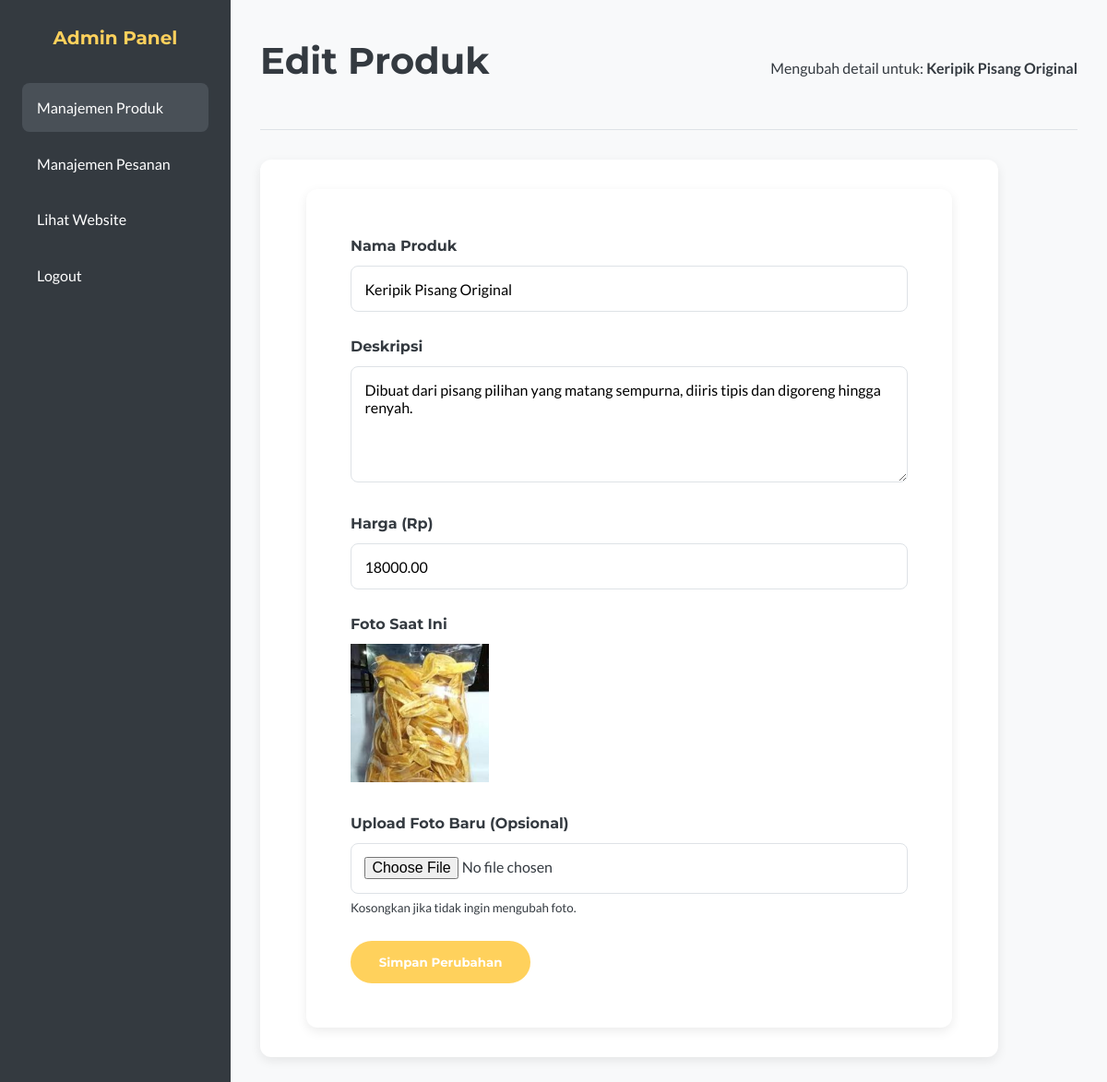
The page /admin/edit_produk.php?id=2 (signed in) on the database its author committed.
### tables this page shows
CREATE TABLE `products` (
  `id` int(11) NOT NULL,
  `name` varchar(255) NOT NULL,
  `description` text NOT NULL,
  `price` decimal(10,2) NOT NULL,
  `image` varchar(255) NOT NULL
);

### admin/edit_produk.php (the view, shortened to what this page needs)
<?php
include 'auth_check.php';
$product_id = (int)$_GET['id'];
$stmt = mysqli_prepare($koneksi, "SELECT * FROM products WHERE id = ?");
mysqli_stmt_bind_param($stmt, "i", $product_id);
mysqli_stmt_execute($stmt);
$result = mysqli_stmt_get_result($stmt);
$product = mysqli_fetch_assoc($result);
?>
<!DOCTYPE html>
<html lang="id">
<head>
    <link rel="stylesheet" href="../style.css">
    <link rel="stylesheet" href="admin_style.css">
</head>
<body>
    <div class="admin-wrapper">
        <div class="admin-sidebar">
            <h3>Admin Panel</h3>
            <ul>
                <li><a href="index.php" class="active">Manajemen Produk</a></li>
                <li><a href="pesanan.php">Manajemen Pesanan</a></li>
                <li><a href="../index.php" target="_blank">Lihat Website</a></li>
                <li><a href="../logout.php">Logout</a></li>
            </ul>
        </div>
        <div class="admin-content">
            <div class="admin-header">
                <h2>Edit Produk</h2>
                <p>Mengubah detail untuk: <strong><?php echo htmlspecialchars($product['name']); ?></strong></p>
            </div>
            <div class="form-container-admin">
                <form action="proses_edit_produk.php" method="POST" enctype="multipart/form-data" class="form-new">
                    <div class="form-group-new">
                        <label for="name">Nama Produk</label>
                        <input type="text" id="name" name="name" value="<?php echo htmlspecialchars($product['name']); ?>" required>
                    </div>
                    <div class="form-group-new">
                        <label for="description">Deskripsi</label>
                        <textarea id="description" name="description" rows="5" required><?php echo htmlspecialchars($product['description']); ?></textarea>
                    </div>
                    <div class="form-group-new">
                        <label for="price">Harga (Rp)</label>
                        <input type="number" id="price" name="price" value="<?php echo htmlspecialchars($product['price']); ?>" required>
                    </div>
                    <div class="form-group-new">
                        <label>Foto Saat Ini</label>
                        <div><img src="../<?php echo htmlspecialchars($product['image']); ?>" alt="" width="150"></div>
                    </div>
                    <div class="form-group-new">
                        <label for="image">Upload Foto Baru (Opsional)</label>
                        <input type="file" id="image" name="image">
                        <small>Kosongkan jika tidak ingin mengubah foto.</small>
                    </div>
                    <button type="submit" class="btn">Simpan Perubahan</button>
                </form>
            </div>
        </div>
    </div>
</body>
</html>

### style.css (style rules this page uses)
:root { --color-primary: #FFD15C; --color-secondary: #33AFFF; --color-bg: #F8F9FA; --color-text: #343A40; --color-white: #FFFFFF; --color-border: #DEE2E6; --color-error: #dc3545; --color-success: #28a745; --font-heading: 'Montserrat', sans-serif; --font-body: 'Lato', sans-serif; --shadow-soft: 0 4px 12px rgba(0, 0, 0, 0.08); --shadow-strong: 0 8px 24px rgba(0, 0, 0, 0.12); --border-radius: 12px; }
* { box-sizing: border-box; margin: 0; padding: 0; }
body { font-family: var(--font-body); background-color: var(--color-bg); color: var(--color-text); line-height: 1.7; font-size: 16px; }
h1, h2, h3, h4, h5, h6 { font-family: var(--font-heading); font-weight: 700; color: var(--color-text); }
h2 { font-size: 2rem; margin-bottom: 1rem; text-align: center; }
h3 { font-size: 1.25rem; margin-bottom: 1rem; }
.form-new { background-color: var(--color-white); padding: 2rem; border-radius: var(--border-radius); box-shadow: var(--shadow-soft); max-width: 700px; margin: 0 auto; }
.form-group-new { margin-bottom: 1.5rem; text-align: left; }
.form-group-new label { display: block; margin-bottom: 0.5rem; font-weight: 700; font-family: var(--font-heading); }
.form-group-new input, .form-group-new select, .form-group-new textarea { width: 100%; padding: 0.9rem; border: 1px solid var(--color-border); border-radius: 8px; font-family: var(--font-body); font-size: 1rem; transition: border-color 0.3s ease, box-shadow 0.3s ease; }
.btn { display: inline-block; background-color: var(--color-primary); color: var(--color-white); padding: 0.8rem 1.8rem; border-radius: 50px; text-decoration: none; font-weight: 700; font-family: var(--font-heading); border: 2px solid var(--color-primary); transition: all 0.3s ease; cursor: pointer; text-align: center; width: 100%; }
@media (min-width: 600px) { .form-new { padding: 3rem; } }
@media (min-width: 768px) { h2 { font-size: 2.5rem; } }
@media (min-width: 768px) { .btn { width: auto; } }

### admin/admin_style.css (style rules this page uses)
body { background-color: #f8f9fa; }
.admin-wrapper { display: flex; min-height: 100vh; }
.admin-sidebar { width: 250px; background-color: #343a40; color: #fff; padding: 1.5rem; }
.admin-sidebar h3 { color: #FFD15C; margin-bottom: 2rem; text-align: center; }
.admin-sidebar ul { list-style: none; padding: 0; }
.admin-sidebar ul li a { display: block; color: #fff; text-decoration: none; padding: 0.8rem 1rem; border-radius: 8px; margin-bottom: 0.5rem; transition: background-color 0.3s ease; }
.admin-sidebar ul li a:hover, .admin-sidebar ul li a.active { background-color: #495057; }
.admin-content { flex-grow: 1; padding: 2rem; }
.admin-header { display: flex; justify-content: space-between; align-items: center; padding-bottom: 1.5rem; border-bottom: 1px solid #dee2e6; margin-bottom: 2rem; }
.admin-header h2 { text-align: left; }
.form-container-admin { background-color: #fff; padding: 2rem; border-radius: 12px; box-shadow: 0 4px 12px rgba(0, 0, 0, 0.08); max-width: 800px; }

### rows shown on the page
products: name "Keripik Pisang Original", description "Dibuat dari pisang pilihan yang matang sempurna, diiris tipis dan digoreng hingga renyah.", price "18000.00", image (picture)
